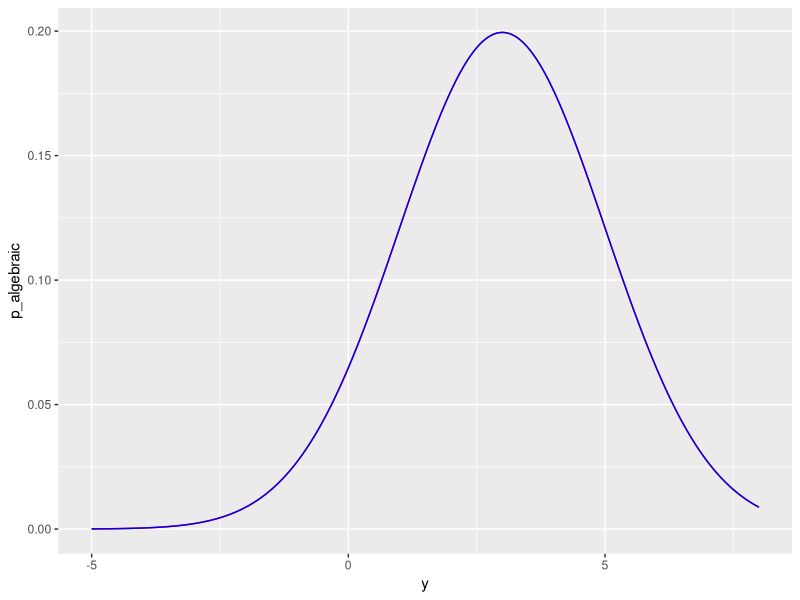
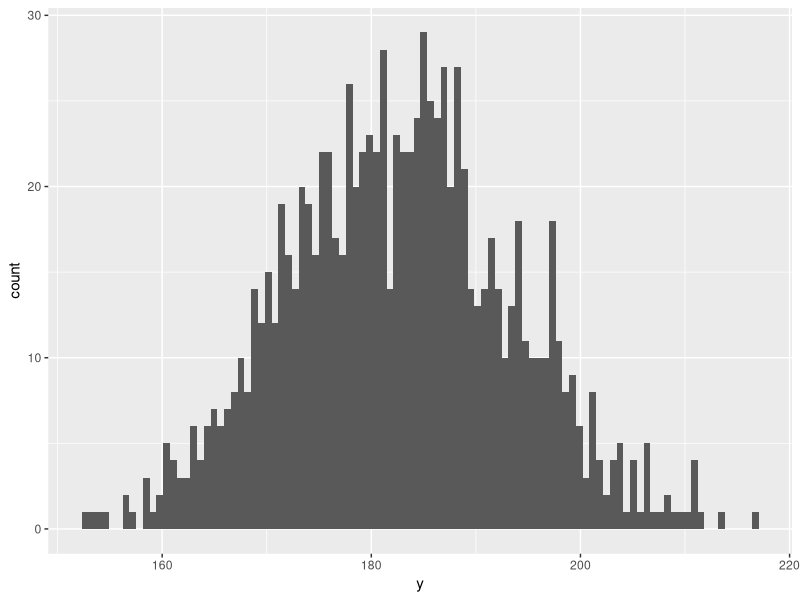
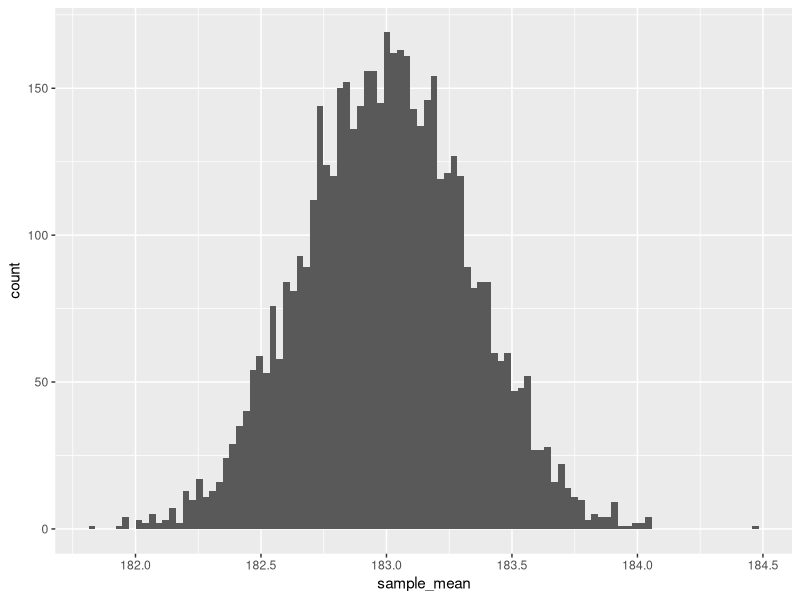
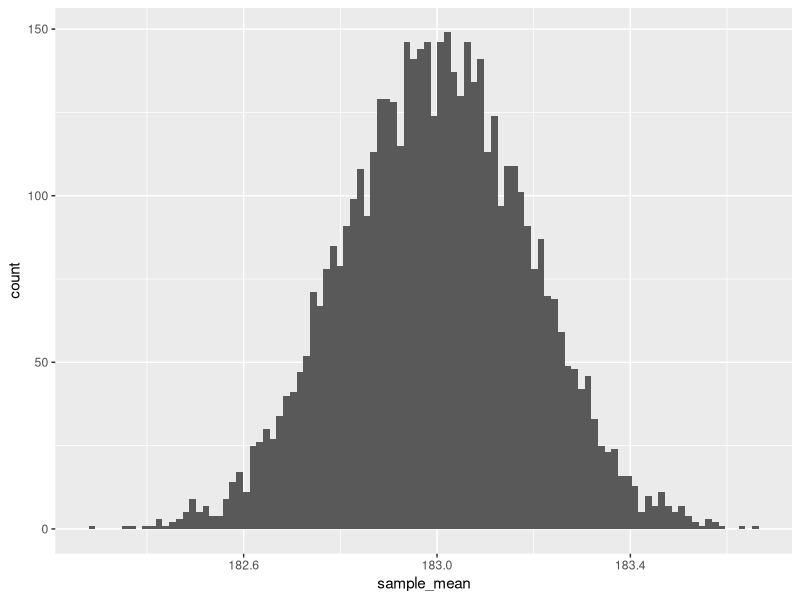

These charts were generated, in order, by the following R code:
## ---- chunk 1
library(tidyverse)

f_algebraic <- function(y) {
  1 / (2 * sqrt(2 * pi)) * exp(- (y - 3)^2 / (2 * 2^2))
}

f_r <- function(y) {
  dnorm(y, mean = 3, sd = 2)
}

tibble(y = seq(-5, 8, .01)) |> 
  mutate(p_algebraic = f_algebraic(y), 
         p_r = f_r(y)) |> 
  ggplot() +
  geom_line(aes(x = y, y = p_algebraic), color = "red") +
  geom_line(aes(x = y, y = p_r), color = "blue") 
## ---- chunk 2
pnorm(170, mean = 183, sd = 10.5)
## ---- chunk 3
1 - pnorm(200, mean = 183, sd = 10.5)
## ---- chunk 4
pnorm(190, mean = 183, sd = 10.5) - pnorm(180, mean = 183, sd = 10.5)
## ---- chunk 5
(1 - pnorm(190, mean = 183, sd = 10.5)) * 300
## ---- chunk 6
tibble(y =  rnorm(1000, mean = 183, sd = 10.5)) |> 
  ggplot() +
  geom_histogram(aes(y), bins = 100) 
## ---- chunk 7
tibble(sample = 1:5000) |> 
  group_by(sample) |> 
  summarise(y = rnorm(1000, mean = 183, sd = 10.5), .groups = "keep") |> 
  group_by(sample) |> 
  summarise(sample_mean = mean(y), .groups = "keep") |> 
  ggplot(aes(sample_mean)) +
  geom_histogram(bins = 100) 
## ---- chunk 8
tibble(sample = 1:5000) |> 
  group_by(sample) |> 
  summarise(y = rnorm(3000, mean = 183, sd = 10.5), .groups = "keep") |> 
  group_by(sample) |> 
  summarise(sample_mean = mean(y), .groups = "keep") |> 
  ggplot(aes(sample_mean)) +
  geom_histogram(bins = 100)
## ---- chunk 9
tibble(sample = 1:5000) |> 
  group_by(sample) |> 
  summarise(y = rnorm(3000, mean = 183, sd = 10.5), .groups = "keep") |> 
  group_by(sample) |> 
  summarise(sample_mean = mean(y), .groups = "keep") |> 
  ungroup() |> 
  summarise(sta_dev = sd(sample_mean))
## ---- chunk 10
sd(rnorm(3000, mean = 183, sd = 10.5)) / sqrt(3000)
## ---- chunk 11
y <- c(8, -3, -2, 1, -7, -12, -7, 0, -8, -5)

t.test(y, mu = 0)
